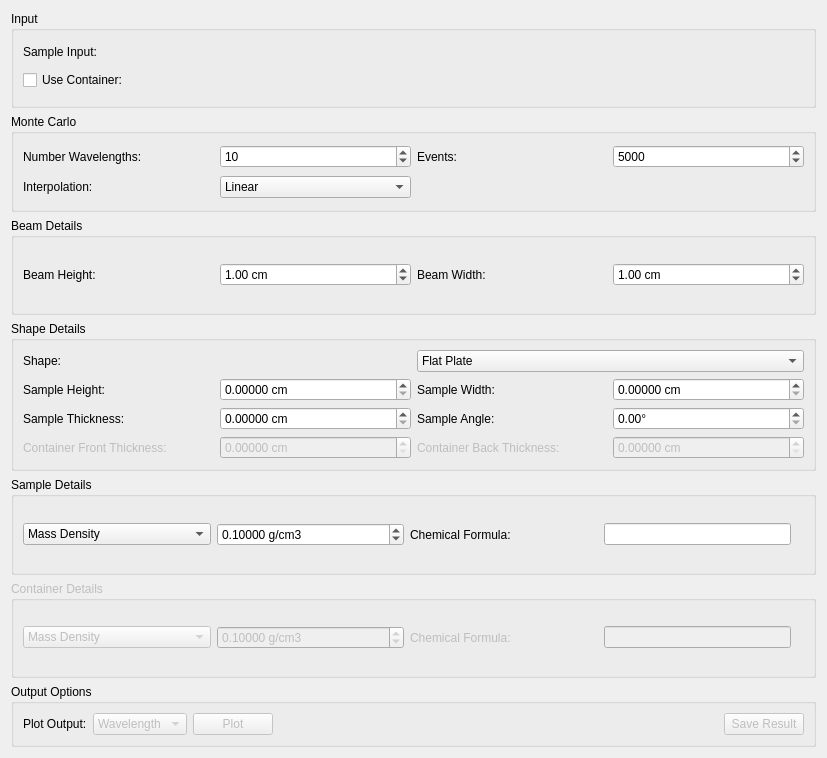
<?xml version="1.0" encoding="UTF-8"?>
<ui version="4.0">
 <class>AbsorptionCorrections</class>
 <widget class="QWidget" name="AbsorptionCorrections">
  <property name="geometry">
   <rect>
    <x>0</x>
    <y>0</y>
    <width>827</width>
    <height>758</height>
   </rect>
  </property>
  <property name="windowTitle">
   <string>Absoprtion Corrections</string>
  </property>
  <layout class="QVBoxLayout" name="loAbsorptionCorrections">
   <item>
    <widget class="QGroupBox" name="gbInput">
     <property name="title">
      <string>Input</string>
     </property>
     <layout class="QGridLayout" name="gridLayout_11">
      <item row="1" column="0">
       <widget class="QCheckBox" name="ckUseCan">
        <property name="text">
         <string>Use Container:</string>
        </property>
       </widget>
      </item>
      <item row="0" column="1">
       <widget class="MantidQt::MantidWidgets::DataSelector" name="dsSampleInput" native="true">
        <property name="sizePolicy">
         <sizepolicy hsizetype="Minimum" vsizetype="Fixed">
          <horstretch>0</horstretch>
          <verstretch>0</verstretch>
         </sizepolicy>
        </property>
        <property name="autoLoad" stdset="0">
         <bool>true</bool>
        </property>
        <property name="workspaceSuffixes" stdset="0">
         <stringlist>
          <string>_red</string>
          <string>_sqw</string>
         </stringlist>
        </property>
        <property name="fileBrowserSuffixes" stdset="0">
         <stringlist>
          <string>_red.nxs</string>
          <string>_sqw.nxs</string>
         </stringlist>
        </property>
        <property name="showLoad" stdset="0">
         <bool>false</bool>
        </property>
        <property name="ShowGroups" stdset="0">
         <bool>false</bool>
        </property>
       </widget>
      </item>
      <item row="0" column="0">
       <widget class="QLabel" name="lbSampleInput">
        <property name="text">
         <string>Sample Input:</string>
        </property>
       </widget>
      </item>
      <item row="1" column="1">
       <widget class="MantidQt::MantidWidgets::DataSelector" name="dsCanInput" native="true">
        <property name="enabled">
         <bool>false</bool>
        </property>
        <property name="sizePolicy">
         <sizepolicy hsizetype="Minimum" vsizetype="Fixed">
          <horstretch>0</horstretch>
          <verstretch>0</verstretch>
         </sizepolicy>
        </property>
        <property name="autoLoad" stdset="0">
         <bool>true</bool>
        </property>
        <property name="workspaceSuffixes" stdset="0">
         <stringlist>
          <string>_red</string>
          <string>_sqw</string>
         </stringlist>
        </property>
        <property name="fileBrowserSuffixes" stdset="0">
         <stringlist>
          <string>_red.nxs</string>
          <string>_sqw.nxs</string>
         </stringlist>
        </property>
        <property name="showLoad" stdset="0">
         <bool>false</bool>
        </property>
        <property name="ShowGroups" stdset="0">
         <bool>false</bool>
        </property>
       </widget>
      </item>
     </layout>
    </widget>
   </item>
   <item>
    <widget class="QGroupBox" name="gbMonteCarloDetails">
     <property name="title">
      <string>Monte Carlo</string>
     </property>
     <property name="flat">
      <bool>false</bool>
     </property>
     <property name="checkable">
      <bool>false</bool>
     </property>
     <layout class="QGridLayout" name="gridLayout_3">
      <item row="0" column="1">
       <widget class="QSpinBox" name="spNumberWavelengths">
        <property name="minimum">
         <number>1</number>
        </property>
        <property name="maximum">
         <number>10000</number>
        </property>
        <property name="singleStep">
         <number>1</number>
        </property>
        <property name="value">
         <number>10</number>
        </property>
       </widget>
      </item>
      <item row="0" column="0">
       <widget class="QLabel" name="lbNumberWavelengths">
        <property name="text">
         <string>Number Wavelengths:</string>
        </property>
       </widget>
      </item>
      <item row="0" column="4">
       <widget class="QSpinBox" name="spNumberEvents">
        <property name="maximum">
         <number>1000000</number>
        </property>
        <property name="singleStep">
         <number>10</number>
        </property>
        <property name="value">
         <number>5000</number>
        </property>
       </widget>
      </item>
      <item row="0" column="2">
       <widget class="QLabel" name="lbNumberEvents">
        <property name="text">
         <string>Events:</string>
        </property>
       </widget>
      </item>
      <item row="1" column="0">
       <widget class="QLabel" name="lbInterpolation">
        <property name="text">
         <string>Interpolation:</string>
        </property>
       </widget>
      </item>
      <item row="1" column="1">
       <widget class="QComboBox" name="cbInterpolation">
        <item>
         <property name="text">
          <string>Linear</string>
         </property>
        </item>
        <item>
         <property name="text">
          <string>Cubic</string>
         </property>
        </item>
       </widget>
      </item>
     </layout>
    </widget>
   </item>
   <item>
    <widget class="QGroupBox" name="gbBeamDetails">
     <property name="title">
      <string>Beam Details</string>
     </property>
     <layout class="QGridLayout" name="gridLayout_4">
      <item row="0" column="1">
       <widget class="QDoubleSpinBox" name="spBeamHeight">
        <property name="enabled">
         <bool>true</bool>
        </property>
        <property name="suffix">
         <string> cm</string>
        </property>
        <property name="singleStep">
         <double>0.100000000000000</double>
        </property>
        <property name="value">
         <double>1.000000000000000</double>
        </property>
       </widget>
      </item>
      <item row="0" column="2">
       <widget class="QLabel" name="lbBeamWidth">
        <property name="enabled">
         <bool>true</bool>
        </property>
        <property name="text">
         <string>Beam Width:</string>
        </property>
       </widget>
      </item>
      <item row="0" column="3">
       <widget class="QDoubleSpinBox" name="spBeamWidth">
        <property name="enabled">
         <bool>true</bool>
        </property>
        <property name="suffix">
         <string> cm</string>
        </property>
        <property name="singleStep">
         <double>0.100000000000000</double>
        </property>
        <property name="value">
         <double>1.000000000000000</double>
        </property>
       </widget>
      </item>
      <item row="0" column="0">
       <widget class="QLabel" name="lbBeamHeight">
        <property name="enabled">
         <bool>true</bool>
        </property>
        <property name="text">
         <string>Beam Height:</string>
        </property>
       </widget>
      </item>
     </layout>
    </widget>
   </item>
   <item>
    <widget class="QGroupBox" name="gbShapeDetails">
     <property name="sizePolicy">
      <sizepolicy hsizetype="Preferred" vsizetype="Fixed">
       <horstretch>0</horstretch>
       <verstretch>0</verstretch>
      </sizepolicy>
     </property>
     <property name="title">
      <string>Shape Details</string>
     </property>
     <layout class="QVBoxLayout" name="verticalLayout_9">
      <item>
       <layout class="QHBoxLayout" name="loShape">
        <item>
         <widget class="QLabel" name="lbShape">
          <property name="text">
           <string>Shape:</string>
          </property>
         </widget>
        </item>
        <item>
         <widget class="QComboBox" name="cbShape">
          <item>
           <property name="text">
            <string>Flat Plate</string>
           </property>
          </item>
          <item>
           <property name="text">
            <string>Annulus</string>
           </property>
          </item>
          <item>
           <property name="text">
            <string>Cylinder</string>
           </property>
          </item>
         </widget>
        </item>
       </layout>
      </item>
      <item>
       <widget class="QStackedWidget" name="swShapeDetails">
        <property name="sizePolicy">
         <sizepolicy hsizetype="Preferred" vsizetype="Fixed">
          <horstretch>0</horstretch>
          <verstretch>0</verstretch>
         </sizepolicy>
        </property>
        <property name="currentIndex">
         <number>0</number>
        </property>
        <widget class="QWidget" name="pgAbsCorFlatPlate">
         <layout class="QGridLayout" name="loFlatPlate">
          <property name="leftMargin">
           <number>0</number>
          </property>
          <property name="topMargin">
           <number>0</number>
          </property>
          <property name="rightMargin">
           <number>0</number>
          </property>
          <property name="bottomMargin">
           <number>0</number>
          </property>
          <item row="1" column="1">
           <widget class="QDoubleSpinBox" name="spFlatSampleHeight">
            <property name="suffix">
             <string> cm</string>
            </property>
            <property name="decimals">
             <number>5</number>
            </property>
            <property name="singleStep">
             <double>0.100000000000000</double>
            </property>
           </widget>
          </item>
          <item row="1" column="2">
           <widget class="QLabel" name="lbFlatSampleWidth">
            <property name="text">
             <string>Sample Width:</string>
            </property>
           </widget>
          </item>
          <item row="1" column="3">
           <widget class="QDoubleSpinBox" name="spFlatSampleWidth">
            <property name="suffix">
             <string> cm</string>
            </property>
            <property name="decimals">
             <number>5</number>
            </property>
            <property name="singleStep">
             <double>0.100000000000000</double>
            </property>
           </widget>
          </item>
          <item row="1" column="0">
           <widget class="QLabel" name="lbFlatSampleHeight">
            <property name="text">
             <string>Sample Height:</string>
            </property>
           </widget>
          </item>
          <item row="2" column="1">
           <widget class="QDoubleSpinBox" name="spFlatSampleThickness">
            <property name="suffix">
             <string> cm</string>
            </property>
            <property name="decimals">
             <number>5</number>
            </property>
            <property name="singleStep">
             <double>0.100000000000000</double>
            </property>
           </widget>
          </item>
          <item row="2" column="0">
           <widget class="QLabel" name="lbFlatSampleThickness">
            <property name="text">
             <string>Sample Thickness:</string>
            </property>
           </widget>
          </item>
          <item row="3" column="0">
           <widget class="QLabel" name="lbFlatCanFrontThickness">
            <property name="enabled">
             <bool>false</bool>
            </property>
            <property name="text">
             <string>Container Front Thickness:</string>
            </property>
           </widget>
          </item>
          <item row="3" column="1">
           <widget class="QDoubleSpinBox" name="spFlatCanFrontThickness">
            <property name="enabled">
             <bool>false</bool>
            </property>
            <property name="suffix">
             <string> cm</string>
            </property>
            <property name="decimals">
             <number>5</number>
            </property>
            <property name="singleStep">
             <double>0.100000000000000</double>
            </property>
           </widget>
          </item>
          <item row="2" column="2">
           <widget class="QLabel" name="lbFlatSampleAngle">
            <property name="text">
             <string>Sample Angle:</string>
            </property>
           </widget>
          </item>
          <item row="2" column="3">
           <widget class="QDoubleSpinBox" name="spFlatSampleAngle">
            <property name="suffix">
             <string>°</string>
            </property>
           </widget>
          </item>
          <item row="3" column="2">
           <widget class="QLabel" name="lbFlatCanBackThickness">
            <property name="enabled">
             <bool>false</bool>
            </property>
            <property name="text">
             <string>Container Back Thickness:</string>
            </property>
           </widget>
          </item>
          <item row="3" column="3">
           <widget class="QDoubleSpinBox" name="spFlatCanBackThickness">
            <property name="enabled">
             <bool>false</bool>
            </property>
            <property name="suffix">
             <string> cm</string>
            </property>
            <property name="decimals">
             <number>5</number>
            </property>
            <property name="singleStep">
             <double>0.100000000000000</double>
            </property>
           </widget>
          </item>
         </layout>
        </widget>
        <widget class="QWidget" name="pgAbsCorAnnulus">
         <layout class="QGridLayout" name="loAnnulus">
          <property name="leftMargin">
           <number>0</number>
          </property>
          <property name="topMargin">
           <number>0</number>
          </property>
          <property name="rightMargin">
           <number>0</number>
          </property>
          <property name="bottomMargin">
           <number>0</number>
          </property>
          <item row="6" column="3">
           <widget class="QDoubleSpinBox" name="spAnnCanOuterRadius">
            <property name="enabled">
             <bool>false</bool>
            </property>
            <property name="suffix">
             <string> cm</string>
            </property>
            <property name="decimals">
             <number>5</number>
            </property>
            <property name="singleStep">
             <double>0.100000000000000</double>
            </property>
           </widget>
          </item>
          <item row="6" column="1">
           <widget class="QDoubleSpinBox" name="spAnnCanInnerRadius">
            <property name="enabled">
             <bool>false</bool>
            </property>
            <property name="suffix">
             <string> cm</string>
            </property>
            <property name="decimals">
             <number>5</number>
            </property>
            <property name="singleStep">
             <double>0.100000000000000</double>
            </property>
           </widget>
          </item>
          <item row="2" column="1">
           <widget class="QDoubleSpinBox" name="spAnnSampleHeight">
            <property name="suffix">
             <string> cm</string>
            </property>
            <property name="decimals">
             <number>5</number>
            </property>
            <property name="singleStep">
             <double>0.100000000000000</double>
            </property>
           </widget>
          </item>
          <item row="3" column="0">
           <widget class="QLabel" name="lbAnnSampleInnerRadius">
            <property name="text">
             <string>Sample Inner Radius:</string>
            </property>
           </widget>
          </item>
          <item row="3" column="3">
           <widget class="QDoubleSpinBox" name="spAnnSampleOuterRadius">
            <property name="suffix">
             <string> cm</string>
            </property>
            <property name="decimals">
             <number>5</number>
            </property>
            <property name="singleStep">
             <double>0.100000000000000</double>
            </property>
           </widget>
          </item>
          <item row="6" column="0">
           <widget class="QLabel" name="lbAnnCanInnerRadius">
            <property name="enabled">
             <bool>false</bool>
            </property>
            <property name="text">
             <string>Inner Container Inner Radius:</string>
            </property>
           </widget>
          </item>
          <item row="6" column="2">
           <widget class="QLabel" name="lbAnnCanOuterRadius">
            <property name="enabled">
             <bool>false</bool>
            </property>
            <property name="text">
             <string>Outer Container Outer Radius:</string>
            </property>
           </widget>
          </item>
          <item row="3" column="2">
           <widget class="QLabel" name="lbAnnSampleOuterRadius">
            <property name="text">
             <string>Sample Outer Radius:</string>
            </property>
           </widget>
          </item>
          <item row="3" column="1">
           <widget class="QDoubleSpinBox" name="spAnnSampleInnerRadius">
            <property name="suffix">
             <string> cm</string>
            </property>
            <property name="decimals">
             <number>5</number>
            </property>
            <property name="singleStep">
             <double>0.100000000000000</double>
            </property>
           </widget>
          </item>
          <item row="2" column="0">
           <widget class="QLabel" name="lbAnnSampleHeight">
            <property name="text">
             <string>Sample Height:</string>
            </property>
           </widget>
          </item>
         </layout>
        </widget>
        <widget class="QWidget" name="pgAbsCorCylinder">
         <layout class="QGridLayout" name="loCylinder">
          <property name="leftMargin">
           <number>0</number>
          </property>
          <property name="topMargin">
           <number>0</number>
          </property>
          <property name="rightMargin">
           <number>0</number>
          </property>
          <property name="bottomMargin">
           <number>0</number>
          </property>
          <item row="1" column="1">
           <widget class="QDoubleSpinBox" name="spCylSampleHeight">
            <property name="suffix">
             <string> cm</string>
            </property>
            <property name="decimals">
             <number>5</number>
            </property>
            <property name="singleStep">
             <double>0.100000000000000</double>
            </property>
           </widget>
          </item>
          <item row="2" column="1">
           <widget class="QDoubleSpinBox" name="spCylSampleRadius">
            <property name="suffix">
             <string> cm</string>
            </property>
            <property name="decimals">
             <number>5</number>
            </property>
            <property name="singleStep">
             <double>0.100000000000000</double>
            </property>
           </widget>
          </item>
          <item row="2" column="0">
           <widget class="QLabel" name="lbCylSampleRadius">
            <property name="text">
             <string>Sample Radius:</string>
            </property>
           </widget>
          </item>
          <item row="1" column="0">
           <widget class="QLabel" name="lbCylSampleHeight">
            <property name="text">
             <string>Sample Height:</string>
            </property>
           </widget>
          </item>
          <item row="2" column="2">
           <widget class="QLabel" name="lbCylCanOuterRadius">
            <property name="enabled">
             <bool>false</bool>
            </property>
            <property name="text">
             <string>Container Outer Radius</string>
            </property>
           </widget>
          </item>
          <item row="2" column="3">
           <widget class="QDoubleSpinBox" name="spCylCanOuterRadius">
            <property name="enabled">
             <bool>false</bool>
            </property>
            <property name="suffix">
             <string> cm</string>
            </property>
            <property name="decimals">
             <number>5</number>
            </property>
            <property name="singleStep">
             <double>0.100000000000000</double>
            </property>
           </widget>
          </item>
         </layout>
        </widget>
       </widget>
      </item>
     </layout>
    </widget>
   </item>
   <item>
    <widget class="QGroupBox" name="gbSampleDetails">
     <property name="title">
      <string>Sample Details</string>
     </property>
     <layout class="QGridLayout" name="gridLayout">
      <item row="0" column="2">
       <widget class="QLabel" name="lbSampleChemicalFormula">
        <property name="text">
         <string>Chemical Formula:</string>
        </property>
       </widget>
      </item>
      <item row="0" column="3">
       <widget class="QLineEdit" name="leSampleChemicalFormula">
        <property name="sizePolicy">
         <sizepolicy hsizetype="Minimum" vsizetype="Fixed">
          <horstretch>0</horstretch>
          <verstretch>0</verstretch>
         </sizepolicy>
        </property>
       </widget>
      </item>
      <item row="0" column="1">
       <widget class="QDoubleSpinBox" name="spSampleDensity">
        <property name="suffix">
         <string> g/cm3</string>
        </property>
        <property name="decimals">
         <number>5</number>
        </property>
        <property name="singleStep">
         <double>0.100000000000000</double>
        </property>
        <property name="value">
         <double>0.100000000000000</double>
        </property>
       </widget>
      </item>
      <item row="0" column="0">
       <widget class="QComboBox" name="cbSampleDensity">
        <item>
         <property name="text">
          <string>Mass Density</string>
         </property>
        </item>
        <item>
         <property name="text">
          <string>Number Density</string>
         </property>
        </item>
       </widget>
      </item>
      <item row="0" column="4">
       <widget class="QLabel" name="valSampleChemicalFormula">
        <property name="sizePolicy">
         <sizepolicy hsizetype="Fixed" vsizetype="Preferred">
          <horstretch>0</horstretch>
          <verstretch>0</verstretch>
         </sizepolicy>
        </property>
        <property name="minimumSize">
         <size>
          <width>0</width>
          <height>0</height>
         </size>
        </property>
        <property name="midLineWidth">
         <number>0</number>
        </property>
        <property name="text">
         <string/>
        </property>
       </widget>
      </item>
     </layout>
    </widget>
   </item>
   <item>
    <widget class="QGroupBox" name="gbContainerDetails">
     <property name="enabled">
      <bool>false</bool>
     </property>
     <property name="title">
      <string>Container Details</string>
     </property>
     <layout class="QGridLayout" name="gridLayout_2">
      <item row="2" column="0">
       <widget class="QComboBox" name="cbCanDensity">
        <item>
         <property name="text">
          <string>Mass Density</string>
         </property>
        </item>
        <item>
         <property name="text">
          <string>Number Density</string>
         </property>
        </item>
       </widget>
      </item>
      <item row="2" column="3">
       <widget class="QLineEdit" name="leCanChemicalFormula">
        <property name="enabled">
         <bool>false</bool>
        </property>
        <property name="sizePolicy">
         <sizepolicy hsizetype="Minimum" vsizetype="Fixed">
          <horstretch>0</horstretch>
          <verstretch>0</verstretch>
         </sizepolicy>
        </property>
       </widget>
      </item>
      <item row="2" column="2">
       <widget class="QLabel" name="lbCanChemicalFormula">
        <property name="text">
         <string>Chemical Formula:</string>
        </property>
       </widget>
      </item>
      <item row="2" column="1">
       <widget class="QDoubleSpinBox" name="spCanDensity">
        <property name="enabled">
         <bool>false</bool>
        </property>
        <property name="suffix">
         <string> g/cm3</string>
        </property>
        <property name="decimals">
         <number>5</number>
        </property>
        <property name="singleStep">
         <double>0.100000000000000</double>
        </property>
        <property name="value">
         <double>0.100000000000000</double>
        </property>
       </widget>
      </item>
      <item row="2" column="4">
       <widget class="QLabel" name="valCanChemicalFormula">
        <property name="enabled">
         <bool>false</bool>
        </property>
        <property name="sizePolicy">
         <sizepolicy hsizetype="Fixed" vsizetype="Preferred">
          <horstretch>0</horstretch>
          <verstretch>0</verstretch>
         </sizepolicy>
        </property>
        <property name="minimumSize">
         <size>
          <width>0</width>
          <height>0</height>
         </size>
        </property>
        <property name="text">
         <string/>
        </property>
       </widget>
      </item>
     </layout>
    </widget>
   </item>
   <item>
    <widget class="QGroupBox" name="gbOutput">
     <property name="sizePolicy">
      <sizepolicy hsizetype="Preferred" vsizetype="Fixed">
       <horstretch>0</horstretch>
       <verstretch>0</verstretch>
      </sizepolicy>
     </property>
     <property name="title">
      <string>Output Options</string>
     </property>
     <layout class="QHBoxLayout" name="horizontalLayout_2">
      <item>
       <widget class="QLabel" name="lbPlotOutput">
        <property name="text">
         <string>Plot Output:</string>
        </property>
       </widget>
      </item>
      <item>
       <widget class="QComboBox" name="cbPlotOutput">
        <property name="enabled">
         <bool>false</bool>
        </property>
        <property name="editable">
         <bool>false</bool>
        </property>
        <item>
         <property name="text">
          <string>Wavelength</string>
         </property>
        </item>
        <item>
         <property name="text">
          <string>Angle</string>
         </property>
        </item>
        <item>
         <property name="text">
          <string>Both</string>
         </property>
        </item>
       </widget>
      </item>
      <item>
       <widget class="QPushButton" name="pbPlot">
        <property name="enabled">
         <bool>false</bool>
        </property>
        <property name="text">
         <string>Plot</string>
        </property>
       </widget>
      </item>
      <item>
       <spacer name="horizontalSpacer_2">
        <property name="orientation">
         <enum>Qt::Horizontal</enum>
        </property>
        <property name="sizeHint" stdset="0">
         <size>
          <width>40</width>
          <height>20</height>
         </size>
        </property>
       </spacer>
      </item>
      <item>
       <widget class="QPushButton" name="pbSave">
        <property name="enabled">
         <bool>false</bool>
        </property>
        <property name="text">
         <string>Save Result</string>
        </property>
       </widget>
      </item>
     </layout>
    </widget>
   </item>
  </layout>
 </widget>
 <customwidgets>
  <customwidget>
   <class>MantidQt::MantidWidgets::DataSelector</class>
   <extends>QWidget</extends>
   <header>MantidQtWidgets/Common/DataSelector.h</header>
  </customwidget>
 </customwidgets>
 <tabstops>
  <tabstop>ckUseCan</tabstop>
  <tabstop>spNumberWavelengths</tabstop>
  <tabstop>spNumberEvents</tabstop>
  <tabstop>spBeamHeight</tabstop>
  <tabstop>spBeamWidth</tabstop>
  <tabstop>cbShape</tabstop>
  <tabstop>spFlatSampleHeight</tabstop>
  <tabstop>spFlatSampleWidth</tabstop>
  <tabstop>spFlatSampleThickness</tabstop>
  <tabstop>spFlatSampleAngle</tabstop>
  <tabstop>spFlatCanFrontThickness</tabstop>
  <tabstop>spFlatCanBackThickness</tabstop>
  <tabstop>spCylSampleHeight</tabstop>
  <tabstop>spCylSampleRadius</tabstop>
  <tabstop>spCylCanOuterRadius</tabstop>
  <tabstop>spAnnSampleHeight</tabstop>
  <tabstop>spAnnSampleInnerRadius</tabstop>
  <tabstop>spAnnSampleOuterRadius</tabstop>
  <tabstop>spAnnCanInnerRadius</tabstop>
  <tabstop>spAnnCanOuterRadius</tabstop>
  <tabstop>leSampleChemicalFormula</tabstop>
  <tabstop>leCanChemicalFormula</tabstop>
  <tabstop>cbSampleDensity</tabstop>
  <tabstop>spSampleDensity</tabstop>
  <tabstop>cbCanDensity</tabstop>
  <tabstop>spCanDensity</tabstop>
  <tabstop>cbPlotOutput</tabstop>
  <tabstop>pbPlot</tabstop>
  <tabstop>pbSave</tabstop>
 </tabstops>
 <resources/>
 <connections>
  <connection>
   <sender>cbShape</sender>
   <signal>currentIndexChanged(int)</signal>
   <receiver>swShapeDetails</receiver>
   <slot>setCurrentIndex(int)</slot>
   <hints>
    <hint type="sourcelabel">
     <x>783</x>
     <y>324</y>
    </hint>
    <hint type="destinationlabel">
     <x>315</x>
     <y>370</y>
    </hint>
   </hints>
  </connection>
  <connection>
   <sender>ckUseCan</sender>
   <signal>toggled(bool)</signal>
   <receiver>dsCanInput</receiver>
   <slot>setEnabled(bool)</slot>
   <hints>
    <hint type="sourcelabel">
     <x>194</x>
     <y>69</y>
    </hint>
    <hint type="destinationlabel">
     <x>784</x>
     <y>67</y>
    </hint>
   </hints>
  </connection>
  <connection>
   <sender>ckUseCan</sender>
   <signal>toggled(bool)</signal>
   <receiver>gbContainerDetails</receiver>
   <slot>setEnabled(bool)</slot>
   <hints>
    <hint type="sourcelabel">
     <x>194</x>
     <y>69</y>
    </hint>
    <hint type="destinationlabel">
     <x>305</x>
     <y>571</y>
    </hint>
   </hints>
  </connection>
  <connection>
   <sender>spFlatCanFrontThickness</sender>
   <signal>valueChanged(double)</signal>
   <receiver>spFlatCanBackThickness</receiver>
   <slot>setValue(double)</slot>
   <hints>
    <hint type="sourcelabel">
     <x>402</x>
     <y>424</y>
    </hint>
    <hint type="destinationlabel">
     <x>784</x>
     <y>424</y>
    </hint>
   </hints>
  </connection>
  <connection>
   <sender>ckUseCan</sender>
   <signal>toggled(bool)</signal>
   <receiver>lbFlatCanFrontThickness</receiver>
   <slot>setEnabled(bool)</slot>
   <hints>
    <hint type="sourcelabel">
     <x>140</x>
     <y>69</y>
    </hint>
    <hint type="destinationlabel">
     <x>175</x>
     <y>424</y>
    </hint>
   </hints>
  </connection>
  <connection>
   <sender>ckUseCan</sender>
   <signal>toggled(bool)</signal>
   <receiver>spFlatCanFrontThickness</receiver>
   <slot>setEnabled(bool)</slot>
   <hints>
    <hint type="sourcelabel">
     <x>241</x>
     <y>69</y>
    </hint>
    <hint type="destinationlabel">
     <x>402</x>
     <y>424</y>
    </hint>
   </hints>
  </connection>
  <connection>
   <sender>ckUseCan</sender>
   <signal>toggled(bool)</signal>
   <receiver>lbFlatCanBackThickness</receiver>
   <slot>setEnabled(bool)</slot>
   <hints>
    <hint type="sourcelabel">
     <x>255</x>
     <y>69</y>
    </hint>
    <hint type="destinationlabel">
     <x>593</x>
     <y>424</y>
    </hint>
   </hints>
  </connection>
  <connection>
   <sender>ckUseCan</sender>
   <signal>toggled(bool)</signal>
   <receiver>spFlatCanBackThickness</receiver>
   <slot>setEnabled(bool)</slot>
   <hints>
    <hint type="sourcelabel">
     <x>229</x>
     <y>69</y>
    </hint>
    <hint type="destinationlabel">
     <x>784</x>
     <y>424</y>
    </hint>
   </hints>
  </connection>
  <connection>
   <sender>ckUseCan</sender>
   <signal>toggled(bool)</signal>
   <receiver>lbAnnCanInnerRadius</receiver>
   <slot>setEnabled(bool)</slot>
   <hints>
    <hint type="sourcelabel">
     <x>169</x>
     <y>69</y>
    </hint>
    <hint type="destinationlabel">
     <x>65</x>
     <y>424</y>
    </hint>
   </hints>
  </connection>
  <connection>
   <sender>ckUseCan</sender>
   <signal>toggled(bool)</signal>
   <receiver>spAnnCanInnerRadius</receiver>
   <slot>setEnabled(bool)</slot>
   <hints>
    <hint type="sourcelabel">
     <x>246</x>
     <y>69</y>
    </hint>
    <hint type="destinationlabel">
     <x>282</x>
     <y>424</y>
    </hint>
   </hints>
  </connection>
  <connection>
   <sender>ckUseCan</sender>
   <signal>toggled(bool)</signal>
   <receiver>lbAnnCanOuterRadius</receiver>
   <slot>setEnabled(bool)</slot>
   <hints>
    <hint type="sourcelabel">
     <x>308</x>
     <y>69</y>
    </hint>
    <hint type="destinationlabel">
     <x>501</x>
     <y>424</y>
    </hint>
   </hints>
  </connection>
  <connection>
   <sender>ckUseCan</sender>
   <signal>toggled(bool)</signal>
   <receiver>spAnnCanOuterRadius</receiver>
   <slot>setEnabled(bool)</slot>
   <hints>
    <hint type="sourcelabel">
     <x>334</x>
     <y>69</y>
    </hint>
    <hint type="destinationlabel">
     <x>718</x>
     <y>424</y>
    </hint>
   </hints>
  </connection>
  <connection>
   <sender>ckUseCan</sender>
   <signal>toggled(bool)</signal>
   <receiver>cbCanDensity</receiver>
   <slot>setEnabled(bool)</slot>
   <hints>
    <hint type="sourcelabel">
     <x>208</x>
     <y>71</y>
    </hint>
    <hint type="destinationlabel">
     <x>112</x>
     <y>579</y>
    </hint>
   </hints>
  </connection>
  <connection>
   <sender>ckUseCan</sender>
   <signal>toggled(bool)</signal>
   <receiver>spCanDensity</receiver>
   <slot>setEnabled(bool)</slot>
   <hints>
    <hint type="sourcelabel">
     <x>208</x>
     <y>71</y>
    </hint>
    <hint type="destinationlabel">
     <x>305</x>
     <y>579</y>
    </hint>
   </hints>
  </connection>
  <connection>
   <sender>ckUseCan</sender>
   <signal>toggled(bool)</signal>
   <receiver>leCanChemicalFormula</receiver>
   <slot>setEnabled(bool)</slot>
   <hints>
    <hint type="sourcelabel">
     <x>208</x>
     <y>71</y>
    </hint>
    <hint type="destinationlabel">
     <x>690</x>
     <y>579</y>
    </hint>
   </hints>
  </connection>
  <connection>
   <sender>ckUseCan</sender>
   <signal>clicked(bool)</signal>
   <receiver>lbCylCanOuterRadius</receiver>
   <slot>setEnabled(bool)</slot>
   <hints>
    <hint type="sourcelabel">
     <x>57</x>
     <y>67</y>
    </hint>
    <hint type="destinationlabel">
     <x>532</x>
     <y>408</y>
    </hint>
   </hints>
  </connection>
  <connection>
   <sender>ckUseCan</sender>
   <signal>clicked(bool)</signal>
   <receiver>spCylCanOuterRadius</receiver>
   <slot>setEnabled(bool)</slot>
   <hints>
    <hint type="sourcelabel">
     <x>38</x>
     <y>66</y>
    </hint>
    <hint type="destinationlabel">
     <x>646</x>
     <y>411</y>
    </hint>
   </hints>
  </connection>
 </connections>
</ui>
